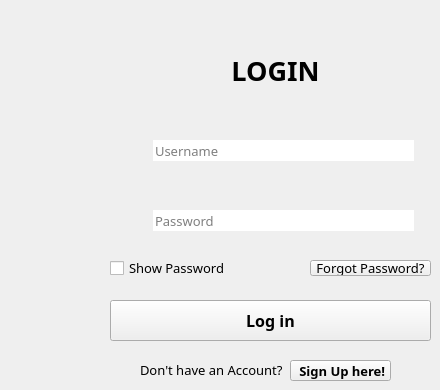
     <widget class="QWidget" name="loginPage">
      <widget class="QLabel" name="loginLabel">
       <property name="geometry">
        <rect>
         <x>170</x>
         <y>50</y>
         <width>211</width>
         <height>41</height>
        </rect>
       </property>
       <property name="font">
        <font>
         <family>Poppins</family>
         <pointsize>20</pointsize>
         <weight>75</weight>
         <bold>true</bold>
        </font>
       </property>
       <property name="text">
        <string>LOGIN</string>
       </property>
       <property name="alignment">
        <set>Qt::AlignCenter</set>
       </property>
      </widget>
      <widget class="QFrame" name="userNameBar">
       <property name="geometry">
        <rect>
         <x>110</x>
         <y>130</y>
         <width>321</width>
         <height>41</height>
        </rect>
       </property>
       <property name="focusPolicy">
        <enum>Qt::StrongFocus</enum>
       </property>
       <property name="styleSheet">
        <string notr="true">#userNameBar {
	border: 1px solid &quot;#344273&quot;;
	border-radius: 3px;
}</string>
       </property>
       <property name="frameShape">
        <enum>QFrame::StyledPanel</enum>
       </property>
       <property name="frameShadow">
        <enum>QFrame::Raised</enum>
       </property>
       <widget class="QLineEdit" name="txtUsername">
        <property name="geometry">
         <rect>
          <x>43</x>
          <y>10</y>
          <width>261</width>
          <height>21</height>
         </rect>
        </property>
        <property name="font">
         <font>
          <family>Poppins</family>
          <pointsize>10</pointsize>
         </font>
        </property>
        <property name="focusPolicy">
         <enum>Qt::StrongFocus</enum>
        </property>
        <property name="styleSheet">
         <string notr="true">#txtSearch{

}</string>
        </property>
        <property name="text">
         <string/>
        </property>
        <property name="frame">
         <bool>false</bool>
        </property>
        <property name="placeholderText">
         <string>Username</string>
        </property>
       </widget>
       <widget class="QLabel" name="iconUsername">
        <property name="geometry">
         <rect>
          <x>10</x>
          <y>10</y>
          <width>31</width>
          <height>21</height>
         </rect>
        </property>
        <property name="styleSheet">
         <string notr="true">#searchIcon{
	background-color: white;
}</string>
        </property>
        <property name="text">
         <string/>
        </property>
        <property name="pixmap">
         <pixmap>../Icons/user-name.svg</pixmap>
        </property>
        <property name="scaledContents">
         <bool>false</bool>
        </property>
        <property name="alignment">
         <set>Qt::AlignCenter</set>
        </property>
       </widget>
      </widget>
      <widget class="QFrame" name="passwordBar">
       <property name="geometry">
        <rect>
         <x>110</x>
         <y>200</y>
         <width>321</width>
         <height>41</height>
        </rect>
       </property>
       <property name="focusPolicy">
        <enum>Qt::StrongFocus</enum>
       </property>
       <property name="styleSheet">
        <string notr="true">#passwordBar {
	border: 1px solid &quot;#344273&quot;;
	border-radius: 3px;
}</string>
       </property>
       <property name="frameShape">
        <enum>QFrame::StyledPanel</enum>
       </property>
       <property name="frameShadow">
        <enum>QFrame::Raised</enum>
       </property>
       <widget class="QLineEdit" name="txtPassword">
        <property name="geometry">
         <rect>
          <x>43</x>
          <y>10</y>
          <width>261</width>
          <height>21</height>
         </rect>
        </property>
        <property name="font">
         <font>
          <family>Poppins</family>
          <pointsize>10</pointsize>
         </font>
        </property>
        <property name="focusPolicy">
         <enum>Qt::StrongFocus</enum>
        </property>
        <property name="styleSheet">
         <string notr="true">#txtSearch{

}</string>
        </property>
        <property name="text">
         <string/>
        </property>
        <property name="frame">
         <bool>false</bool>
        </property>
        <property name="echoMode">
         <enum>QLineEdit::Password</enum>
        </property>
        <property name="placeholderText">
         <string>Password</string>
        </property>
       </widget>
       <widget class="QLabel" name="iconPassword">
        <property name="geometry">
         <rect>
          <x>10</x>
          <y>0</y>
          <width>31</width>
          <height>41</height>
         </rect>
        </property>
        <property name="styleSheet">
         <string notr="true">#searchIcon{
	background-color: white;
}</string>
        </property>
        <property name="text">
         <string/>
        </property>
        <property name="pixmap">
         <pixmap>../Icons/lock.svg</pixmap>
        </property>
        <property name="scaledContents">
         <bool>false</bool>
        </property>
        <property name="alignment">
         <set>Qt::AlignCenter</set>
        </property>
       </widget>
      </widget>
      <widget class="QPushButton" name="btnLogin">
       <property name="geometry">
        <rect>
         <x>110</x>
         <y>300</y>
         <width>321</width>
         <height>41</height>
        </rect>
       </property>
       <property name="font">
        <font>
         <family>Poppins</family>
         <pointsize>12</pointsize>
         <weight>75</weight>
         <bold>true</bold>
        </font>
       </property>
       <property name="cursor">
        <cursorShape>PointingHandCursor</cursorShape>
       </property>
       <property name="styleSheet">
        <string notr="true"/>
       </property>
       <property name="text">
        <string>Log in</string>
       </property>
       <property name="icon">
        <iconset>
         <normaloff>../../MainFrame/Resources/Icons/user-plus.svg</normaloff>../../MainFrame/Resources/Icons/user-plus.svg</iconset>
       </property>
       <property name="iconSize">
        <size>
         <width>22</width>
         <height>22</height>
        </size>
       </property>
      </widget>
      <widget class="QCheckBox" name="cbShowLogInPass">
       <property name="geometry">
        <rect>
         <x>110</x>
         <y>260</y>
         <width>131</width>
         <height>16</height>
        </rect>
       </property>
       <property name="font">
        <font>
         <family>Poppins</family>
         <pointsize>10</pointsize>
        </font>
       </property>
       <property name="cursor">
        <cursorShape>PointingHandCursor</cursorShape>
       </property>
       <property name="text">
        <string>Show Password</string>
       </property>
      </widget>
      <widget class="QLabel" name="label">
       <property name="geometry">
        <rect>
         <x>140</x>
         <y>360</y>
         <width>151</width>
         <height>20</height>
        </rect>
       </property>
       <property name="font">
        <font>
         <family>Poppins</family>
         <pointsize>10</pointsize>
        </font>
       </property>
       <property name="text">
        <string>Don't have an Account?</string>
       </property>
      </widget>
      <widget class="QPushButton" name="btnSignUpHere">
       <property name="geometry">
        <rect>
         <x>290</x>
         <y>360</y>
         <width>101</width>
         <height>21</height>
        </rect>
       </property>
       <property name="font">
        <font>
         <family>Poppins</family>
         <pointsize>10</pointsize>
         <weight>75</weight>
         <bold>true</bold>
        </font>
       </property>
       <property name="cursor">
        <cursorShape>PointingHandCursor</cursorShape>
       </property>
       <property name="focusPolicy">
        <enum>Qt::NoFocus</enum>
       </property>
       <property name="styleSheet">
        <string notr="true"/>
       </property>
       <property name="text">
        <string> Sign Up here!</string>
       </property>
      </widget>
      <widget class="QPushButton" name="btnForgotPass">
       <property name="geometry">
        <rect>
         <x>310</x>
         <y>260</y>
         <width>121</width>
         <height>16</height>
        </rect>
       </property>
       <property name="font">
        <font>
         <family>Poppins</family>
         <pointsize>10</pointsize>
         <weight>50</weight>
         <bold>false</bold>
         <underline>true</underline>
        </font>
       </property>
       <property name="cursor">
        <cursorShape>PointingHandCursor</cursorShape>
       </property>
       <property name="focusPolicy">
        <enum>Qt::NoFocus</enum>
       </property>
       <property name="styleSheet">
        <string notr="true">#btnSignUpHere {
	border: none;
}</string>
       </property>
       <property name="text">
        <string>Forgot Password?</string>
       </property>
      </widget>
     </widget>
